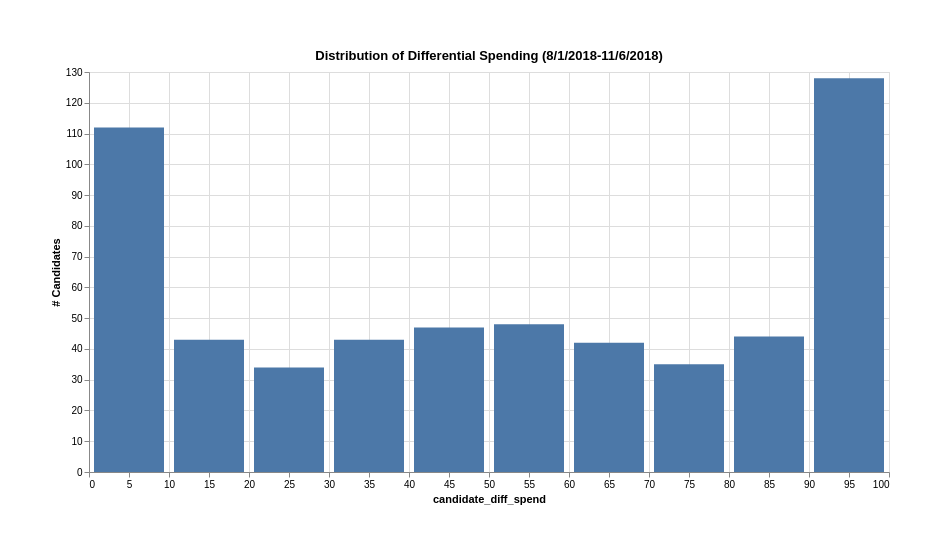

Vega-Lite specification stored for this chart:
### Vega-Lite specification from a JSON file in a GitHub repository (floating-point values rounded to 4 significant figures)
{"config": {"view": {"height": 400, "width": 800}, "padding": 50}, "mark": {"binSpacing": 1, "size": 70, "type": "bar"}, "data": {"values": [{"candidate_diff_spend": 5, "count": 112}, {"candidate_diff_spend": 15, "count": 43}, {"candidate_diff_spend": 25, "count": 34}, {"candidate_diff_spend": 35, "count": 43}, {"candidate_diff_spend": 45, "count": 47}, {"candidate_diff_spend": 55, "count": 48}, {"candidate_diff_spend": 65, "count": 42}, {"candidate_diff_spend": 75, "count": 35}, {"candidate_diff_spend": 85, "count": 44}, {"candidate_diff_spend": 95, "count": 128}]}, "$schema": "https://vega.github.io/schema/vega-lite/v5.json", "title": "Distribution of Differential Spending (8/1/2018-11/6/2018)", "encoding": {"x": {"field": "candidate_diff_spend", "type": "quantitative"}, "y": {"field": "count", "type": "quantitative", "axis": {"title": "# Candidates"}}}}
